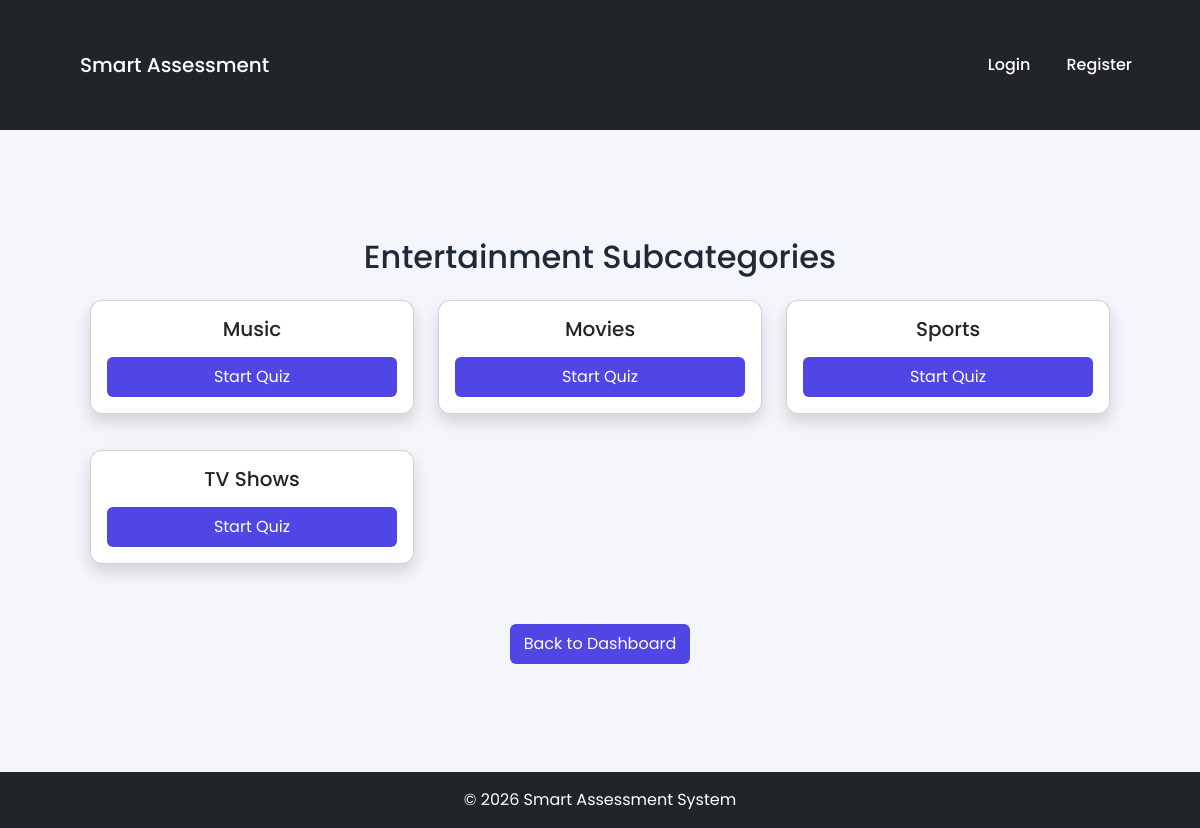
The page /quiz/categories/2/ on the database its author committed.
### quizzes/models.py (models this page shows, shortened)
class Category(models.Model):
    name = models.CharField(max_length=100)
    icon = models.ImageField(upload_to='category_icons/', blank=True, null=True)

class Subcategory(models.Model):
    category = models.ForeignKey(Category, on_delete=models.CASCADE, related_name='subcategories')
    name = models.CharField(max_length=100)

### quizzes/views.py (the view)
# urls.py: path('categories/<int:category_id>/', views.subcategory_list, name="subcategories"),
def subcategory_list(request, category_id):
    category = get_object_or_404(Category, id=category_id)
    subcategories = Subcategory.objects.filter(category=category)
    return render(request, 'subcategories.html', {
        'category': category,
        'subcategories': subcategories
    })

### templates/subcategories.html
{% extends 'base.html' %}
{% block content %}
<div class="container">
    <h2 class="mb-4 text-center">
        {{ category.name }} Subcategories
    </h2>
    <div class="row">
        {% for sub in subcategories %}
        <div class="col-md-4 mb-3">
            <div class="card text-center p-3 shadow">
                <h5>{{ sub.name }}</h5>
                <a href="/quiz-settings/{{ sub.id }}/"
                   class="btn btn-success mt-2">
                   Start Quiz
                </a>
            </div>
        </div>
        {% empty %}
        <p>No subcategories available.</p>
        {% endfor %}
    </div>
    <div class="text-center mt-4">
        <a href="/dashboard/" class="btn btn-secondary">
            Back to Dashboard
        </a>
    </div>
</div>
{% endblock %}

### static/style.css (style rules this page uses)
:root { --primary: #4f46e5; --secondary: #06b6d4; --bg: #f4f6fb; --card: #ffffff; --text: #1f2937; --muted: #6b7280; --border: #e5e7eb; }
* { margin: 0; padding: 0; box-sizing: border-box; transition: 0.2s ease; }
.container { padding: 30px; }
.card { background: var(--card); padding: 20px; border-radius: 12px; box-shadow: 0 6px 18px rgba(0,0,0,0.06); margin-bottom: 20px; }
.btn { background: var(--primary); color: white; padding: 8px 14px; border: none; border-radius: 6px; cursor: pointer; text-decoration: none; }

### rows shown on the page
Category: name "Entertainment"
Subcategory: name "Music"
Subcategory: name "Movies"
Subcategory: name "Sports"
Subcategory: name "TV Shows"
